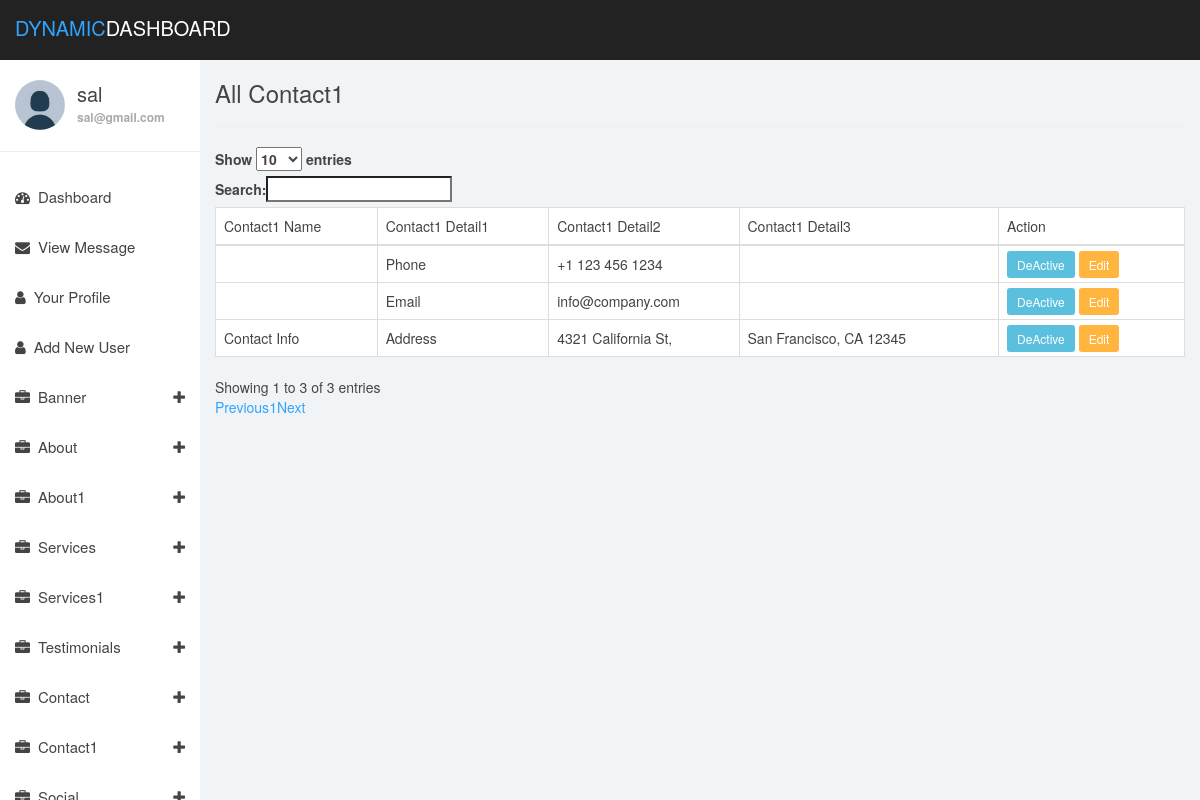
/listcontact1.php (signed in), run on the app's committed database.
### tables this page shows
CREATE TABLE `contact1` (
  `id` int(10) NOT NULL,
  `contact1_name` varchar(100) NOT NULL,
  `contact1_detail1` text NOT NULL,
  `contact1_detail2` text NOT NULL,
  `contact1_detail3` text NOT NULL,
  `status` int(2) NOT NULL DEFAULT '1'
);

### listcontact1.php (the view, shortened to what this page needs)
<?php
require_once('includes/header.php');
require_once('db.php');
$query_string ="SELECT * FROM contact1";
$db_return = mysqli_query($db_connection, $query_string);
?>
<div class="col-md-12">
  <h3>All Contact1</h3>
  <hr>
  <table class="table table-bordered" id="listcontact1">
    <thead>
      <td>Contact1 Name</td>
      <td>Contact1 Detail1</td>
      <td>Contact1 Detail2</td>
      <td>Contact1 Detail3</td>
      <td>Action</td>
    </thead>
    <?php
    foreach ($db_return as $contact1){
    ?>
    <tr>
      <td><?=$contact1['contact1_name']?></td>
      <td><?=$contact1['contact1_detail1']?></td>
      <td><?=$contact1['contact1_detail2']?></td>
      <td><?=$contact1['contact1_detail3']?></td>
      <td>
        <?php
        if($contact1['status'] == 1){
        ?>
        <a href="makedeactivecontact1.php?id=<?=$contact1['id']?>" class="btn-sm btn-info">DeActive</a>
        <?php
      }
      else{
        ?>
        <a href="makeactivecontact1.php?id=<?=$contact1['id']?>" class="btn-sm btn-success">Active</a>
        <?php
        }
        ?>
      <a href="editcontact1.php?id=<?=$contact1['id']?>" class="btn-sm btn-warning">Edit</a>
      </td>
    </tr>
    <?php
    }
    ?>
  </table>
</div>
<?php
 require_once('includes/footer.php');
?>

### dashboard_assets/css/styles.css (style rules this page uses)
body { background: #f1f4f7; padding-top: 60px; font-size: 14px; color: #444444; font-family: "Montserrat", "Helvetica Neue", Helvetica, Arial, sans-serif; }
a, a:hover, a:focus { color: #30a5ff; }
h1, h2, h3, h4, h5, h6 { color: #444444; }
h3, h4 { font-weight: 300; }
.btn-warning, .btn-warning:hover, .btn-warning:focus, .btn-warning:active, .btn-warning.active, .open > .dropdown-toggle.btn-warning, .btn-warning.disabled, .btn-warning[disabled], fieldset[disabled] .btn-warning, .btn-warning.disabled:hover, .btn-warning[disabled]:hover, fieldset[disabled] .btn-warning:hover, .btn-warning.disabled:focus, .btn-warning[disabled]:focus, fieldset[disabled] .btn-warning:focus, .btn-warning.disabled:active, .btn-warning[disabled]:active, fieldset[disabled] .btn-warning:active, .btn-warning.disabled.active, .btn-warning[disabled].active, fieldset[disabled] .btn-warning.active { background-color: #ffb53e; border-color: #ffb53e; }
.table { background: #fff; }

### data on the page
contact1: contact1_name "Contact Info", contact1_detail1 "Address", contact1_detail2 "4321 California St,", contact1_detail3 "San Francisco, CA 12345"
contact1: contact1_detail1 "Phone", contact1_detail2 "+1 123 456 1234"
contact1: contact1_detail1 "Email", contact1_detail2 "info@company.com"

### other printed values
$_SESSION['username'] "sal"
$_SESSION['useremail'] "sal@gmail.com"
